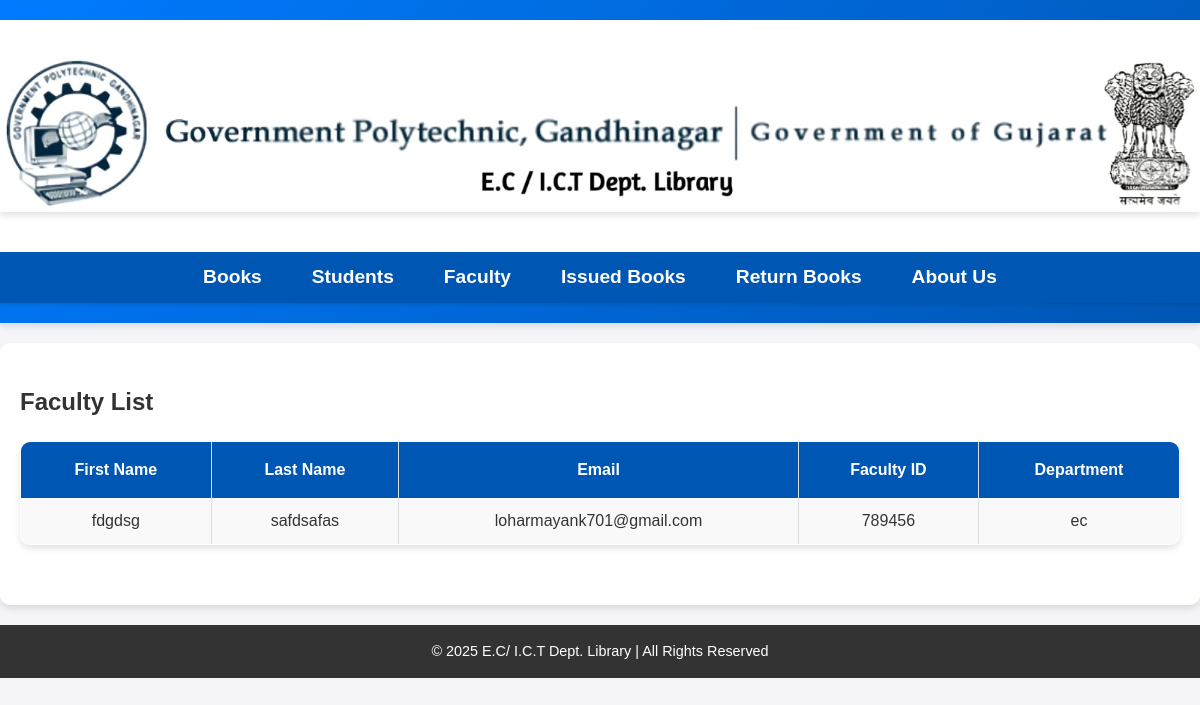
The app's page /library/faculty/ with its own data.
### library/models.py (models this page shows, shortened)
class Faculty(models.Model):
    first_name = models.CharField(max_length=255)
    last_name = models.CharField(max_length=255)
    email = models.EmailField(unique=True)
    faculty_id = models.CharField(max_length=10, unique=True)
    department = models.CharField(max_length=255)

### library/views.py (the view)
# urls.py: path('faculty/', views.faculty_list, name='faculty-list'),
def faculty_list(request):
    faculty_members = Faculty.objects.all().order_by('first_name')  # Sort faculty alphabetically by first name
    return render(request, 'library/faculty_list.html', {'faculty_members': faculty_members})

### library/templates/library/faculty_list.html (shortened to what this page needs)
{% extends "library/base.html" %}
{% block content %}
<h2>Faculty List</h2>
<table>
    <thead>
        <tr>
            <th>First Name</th>
            <th>Last Name</th>
            <th>Email</th>
            <th>Faculty ID</th>
            <th>Department</th>
        </tr>
    </thead>
    <tbody>
        {% for faculty in faculty_members %}
        <tr>
            <td>{{ faculty.first_name }}</td>
            <td>{{ faculty.last_name }}</td>
            <td>{{ faculty.email }}</td>
            <td>{{ faculty.faculty_id }}</td>
            <td>{{ faculty.department }}</td>
        </tr>
        {% endfor %}
    </tbody>
</table>
{% endblock %}

### library/static/css/styles.css (style rules this page uses)
* { margin: 0; padding: 0; box-sizing: border-box; }
body { font-family: 'Arial', sans-serif; line-height: 1.6; background-color: #f4f4f9; color: #333; }
table { width: 100%; border-collapse: collapse; margin: 20px 0; font-size: 1rem; background-color: #ffffff; border: 1px solid #dddddd; border-radius: 10px; overflow: hidden; box-shadow: 0 4px 6px rgba(0, 0, 0, 0.1); }
table thead { background-color: #0056b3; color: white; font-weight: bold; text-align: center; }
table thead th { padding: 15px; border-right: 1px solid #dddddd; }
table thead th:last-child { border-right: none; }
table tbody tr { border-bottom: 1px solid #dddddd; transition: background-color 0.3s ease; }
table tbody td { padding: 10px 15px; border-right: 1px solid #dddddd; text-align: center; }
table tbody td:last-child { border-right: none; }
table tbody tr:nth-child(odd) { background-color: #f9f9f9; }

### records on screen
Faculty: first_name "fdgdsg", last_name "safdsafas", email "loharmayank701@gmail.com", faculty_id "789456", department "ec"
